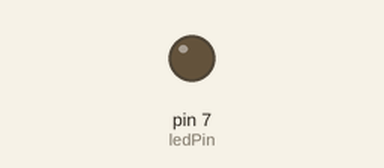
The sketch below on a simulated Arduino Uno, built with avr-gcc and run on an emulated ATmega328P. On the bench: output pins drawn as LEDs (lit = HIGH). At 3.5 s the program stops and its outputs stay as they are.

Above: at 0.5 s.
At 1.2 s:
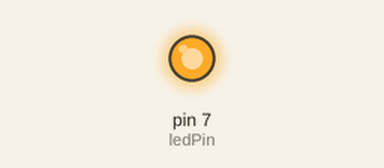
Timing chart, 0 to 3.0 s (numbered marks = the images above):
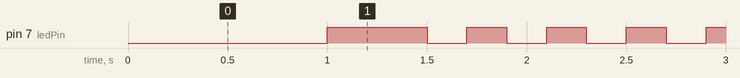

The sketch:

05_practice_2.ino
```cpp
int ledPin = 7;

void setup() {
  pinMode(ledPin, OUTPUT);
}

void loop() {
  // 1초 동안 켜기
  digitalWrite(ledPin, LOW);
  delay(1000);

  // 구분용 잠깐 끄기
  digitalWrite(ledPin, HIGH);
  delay(500);

  // 5번 깜빡이기
  for (int i = 0; i < 5; i++) {
    digitalWrite(ledPin, LOW);
    delay(200);
    digitalWrite(ledPin, HIGH);
    delay(200);
  }

  // 마지막에 LED 꺼진 상태로 멈춤
  digitalWrite(ledPin, HIGH);
  while (1) {}  // 무한루프
}
```

Measured:
- by itself, pin 7 (ledPin): repeats every 0.40 s: LOW 0.20 s, HIGH 0.20 s, until it stays HIGH from 3.3 s
